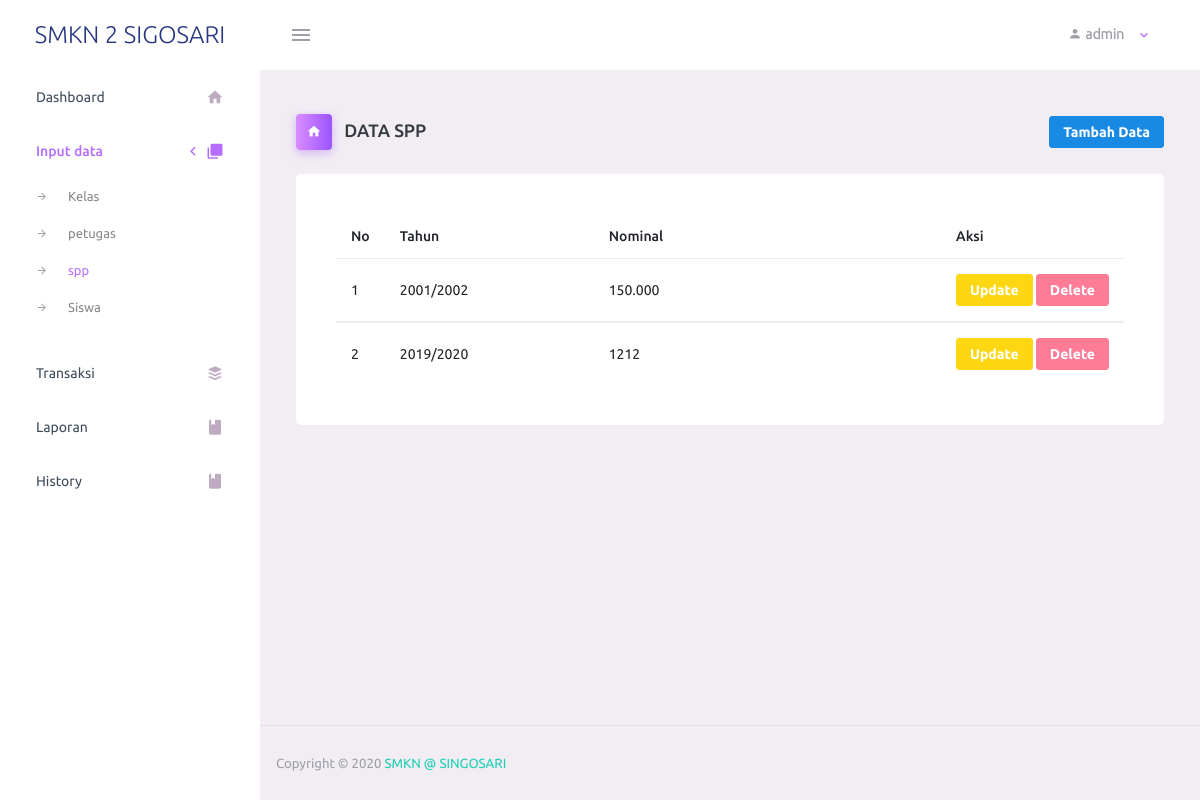
The page /admin/spp.php (signed in) on the database its author committed.
### tables this page shows
CREATE TABLE `spp` (
  `id_spp` int(11) NOT NULL,
  `tahun` varchar(50) NOT NULL,
  `nominal` varchar(100) NOT NULL
);

### admin/spp.php (the view, shortened to what this page needs)
      <?php
include '_navbar.php';
 ?>
        <div class="main-panel">
          <div class="content-wrapper">
              <div class="page-header">
              <h3 class="page-title">
                <span class="page-title-icon bg-gradient-primary text-white mr-2">
                  <i class="mdi mdi-home"></i>
                </span> DATA SPP </h3>
              <nav aria-label="breadcrumb">
               <a href="tambah_spp.php"><button type="button" class="btn btn-info btn-lg btn-sm" >  Tambah Data</button></a>
              </nav>
            </div>
              <div class="col-lg-15 grid-margin stretch-card">
                <div class="card">
                  <div class="card-body">
                    <table class="table">
                       <thead>
                                <tr>
                                    <th width="3%">No</th>
                                    <th width="29%">Tahun</th>
                                    <th width="50%">Nominal</th>
                                    <th >Aksi</th>
                                </tr>
                                </thead>
                                <?php
                                include "koneksi.php";
                                $sql="select * from spp order by id_spp desc";
                                $hasil=mysqli_query($koneksi,$sql);
                                $no=0;
                                while ($data = mysqli_fetch_array($hasil)) {
                                    $no++;
                                    ?>
                                    <tbody>
                                    <tr>
                                        <td><?php echo $no;?></td>
                                        <td><?php echo $data["tahun"];   ?></td>
                                        <td><?php echo $data["nominal"];   ?></td>
                                        <td>
                                            <a href="update_spp.php?id_spp=<?php echo htmlspecialchars($data['id_spp']); ?>" class="btn btn-warning btn-sm" role="button">Update</a>
                                            <a href="delete_spp.php?id_spp=<?php echo htmlspecialchars($data["id_spp"]); ?>" class="btn btn-danger btn-sm" role="button">Delete</a>
                                        </td>
                                    </tr>
                                    </tbody>
                                    <?php
                                }
                                ?>
                            </table>
                            </div>
                  </div>
                 </div>
     </div>
        <?php include '_footer.php' ?>

### rows shown on the page
spp: tahun "2001/2002", nominal "150.000"
spp: tahun "2019/2020", nominal "1212"

### other values the page prints
$_SESSION['level'] "admin"
